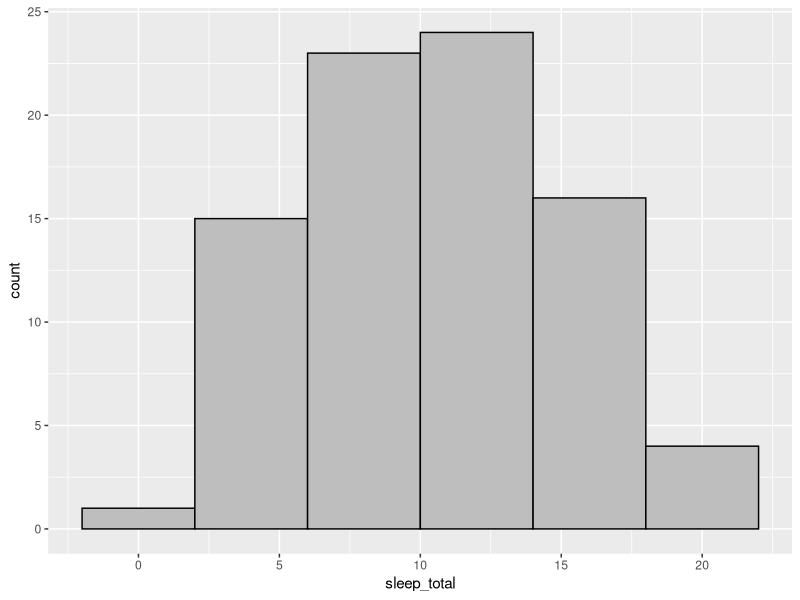
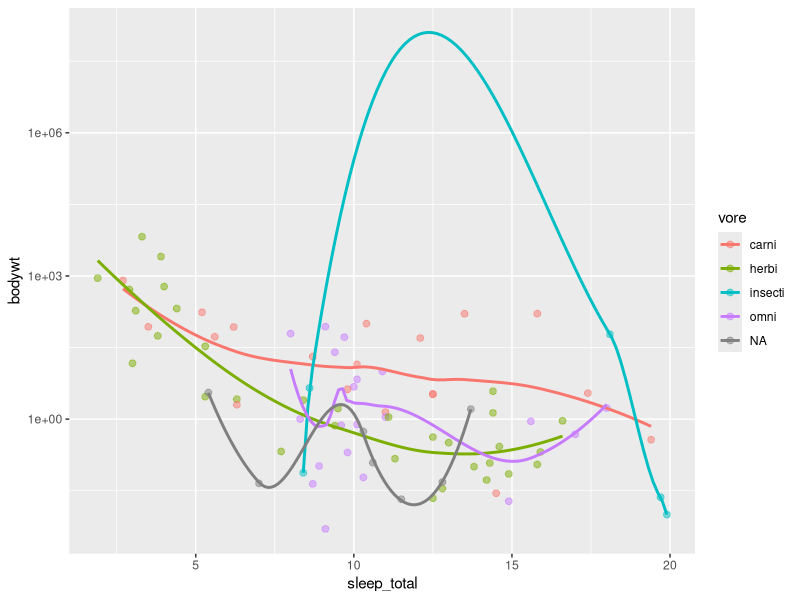
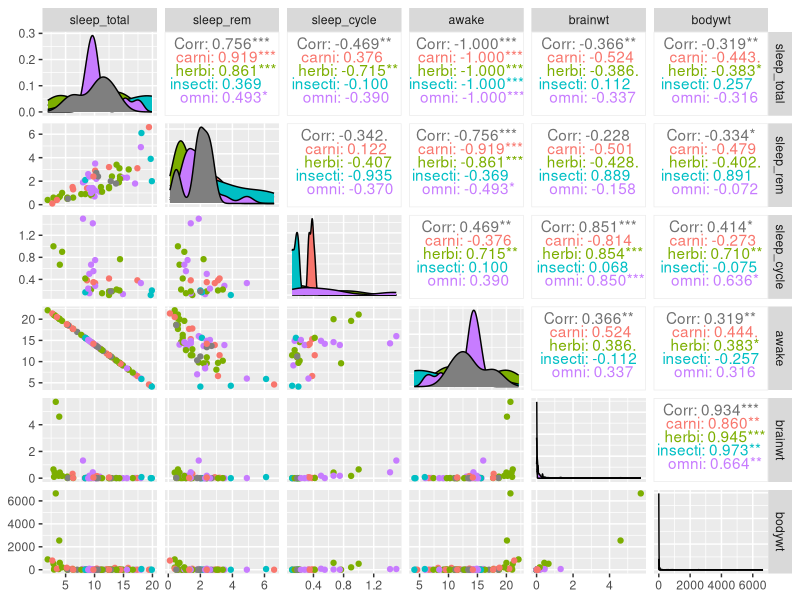

Generate these figures, in order, with R:
## ---- chunk 1
## to install packrat:
#install.packages("packrat")

## setting up the packrat virtual environment in the current directory:
#packrat::init()

## turn packrat on
#packrat::on
## ---- chunk 2
## to install all packages included in tidyverse.
#install.packages("tidyverse")



## but we want to open ggplot2 with tidyverse:
library(tidyverse)
## ---- chunk 3
## 
#install.packages("ggplot2")
#library(ggplot2)
## ---- chunk 4
#
## ---- chunk 5
#

## ---- chunk 6
#
## ---- chunk 7

## ---- chunk 8
#

## ---- chunk 9
#

## ---- chunk 10
#

## ---- chunk 11
#


## ---- chunk 12
#

## ---- chunk 13
#

## ---- chunk 14
ggplot(data=msleep, aes(x = sleep_total)) +
  geom_histogram(binwidth=4, color="black", fill="gray") 

## ---- chunk 15
#

## ---- chunk 16
#

## ---- chunk 17
#

## ---- chunk 18
#

## ---- chunk 19
#

## ---- chunk 20
#


## ---- chunk 21
#

## ---- chunk 22
install.packages("viridis")
library(viridis)


## ---- chunk 23
install.packages("ggridges")
library(ggridges)
 
## ---- chunk 24
#

## ---- chunk 25
#

## ---- chunk 26
#

## ---- chunk 27
#

## ---- chunk 28
#

## ---- chunk 29
#

## ---- chunk 30
#

## ---- chunk 31
ggplot(msleep, aes(x=sleep_total, y=bodywt, color=vore)) +
  geom_point(size=2, alpha=0.5) +
  scale_y_continuous(trans="log10") +
  geom_smooth(se=FALSE)
  
## ---- chunk 32
#


## ---- chunk 33
install.packages("GGally")
## ---- chunk 34
library(GGally)
ggpairs(msleep, columns=6:11, ggplot2::aes(color=vore))
## ---- chunk 35
xtabs(data=msleep, ~vore + order)
